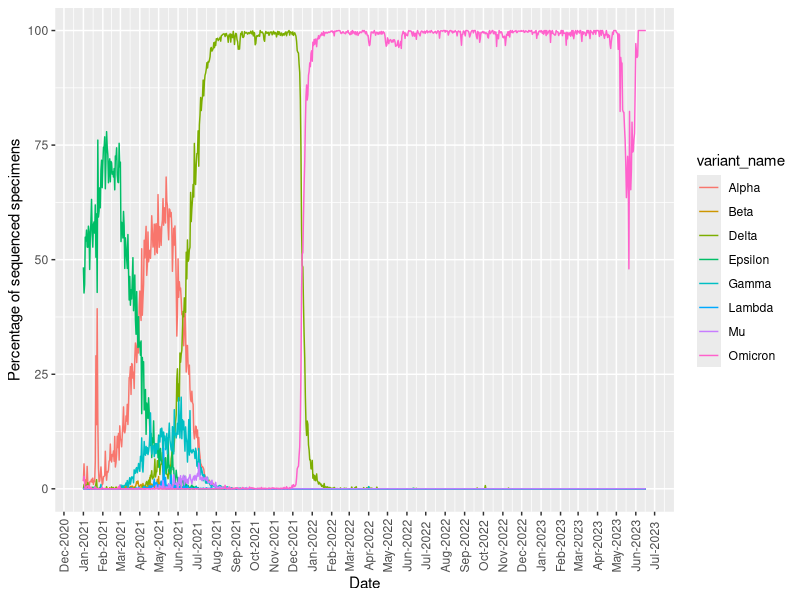

Generate this figure with R:
## ---- chunk 1
1 + 1
## ---- chunk 2
covid <-read.csv(file = 'covid19_variants.csv')

date = covid[1]
test_date = date[1:8980,]
date_obj = as.Date(test_date)
variant = covid[4]
percentage = covid[6]

df <- data.frame(date = date_obj, values = percentage, variants = variant)
df
## ---- chunk 3
library(lubridate)
library(tidyverse)

final <- df %>%
  group_by(month = lubridate::floor_date(date, "month"),variant_name) %>%
  summarize(summary_variable = mean(percentage))
## ---- chunk 4
df2 <- df[- grep("Other", df$variant_name),]
df3 <- df2[- grep("Total", df2$variant_name),]
## ---- chunk 5
percentage_plot <- ggplot(df3,aes(x = date, y = percentage))

percentage_plot + geom_line(aes(color = variant_name)) + theme(axis.text.x = element_text(angle = 90, vjust = 0.5)) + scale_x_date(date_breaks = "1 month",date_labels = "%b-%Y") +
  labs(x= "Date", y= "Percentage of sequenced specimens")
## ---- chunk 6
#here is the final Q10 file
#Test number 222
#jshjkdakjadjk
